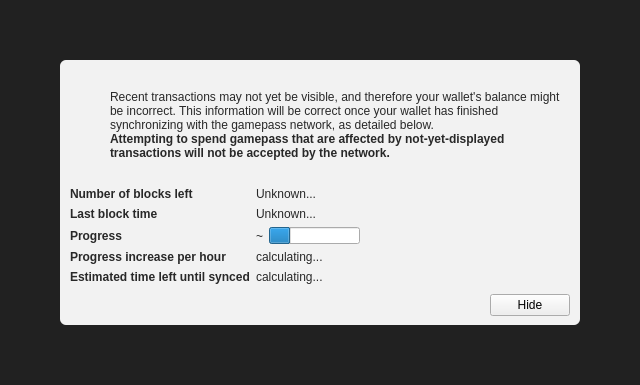
<?xml version="1.0" encoding="UTF-8"?>
<ui version="4.0">
 <class>ModalOverlay</class>
 <widget class="ModalOverlay" name="ModalOverlay">
  <property name="geometry">
   <rect>
    <x>0</x>
    <y>0</y>
    <width>640</width>
    <height>385</height>
   </rect>
  </property>
  <property name="windowTitle">
   <string>Form</string>
  </property>
  <layout class="QVBoxLayout" name="verticalLayout" stretch="0">
   <property name="sizeConstraint">
    <enum>QLayout::SetDefaultConstraint</enum>
   </property>
   <property name="leftMargin">
    <number>0</number>
   </property>
   <property name="topMargin">
    <number>0</number>
   </property>
   <property name="rightMargin">
    <number>0</number>
   </property>
   <property name="bottomMargin">
    <number>0</number>
   </property>
   <item>
    <widget class="QWidget" name="bgWidget" native="true">
     <property name="styleSheet">
      <string notr="true">#bgWidget { background: rgba(0,0,0,220); }</string>
     </property>
     <layout class="QVBoxLayout" name="verticalLayoutMain" stretch="1">
      <property name="leftMargin">
       <number>60</number>
      </property>
      <property name="topMargin">
       <number>60</number>
      </property>
      <property name="rightMargin">
       <number>60</number>
      </property>
      <property name="bottomMargin">
       <number>60</number>
      </property>
      <item>
       <widget class="QWidget" name="contentWidget" native="true">
        <property name="styleSheet">
         <string notr="true">#contentWidget { background: rgba(255,255,255,240); border-radius: 6px; }

QLabel { color: rgb(40,40,40);  }</string>
        </property>
        <layout class="QVBoxLayout" name="verticalLayoutSub" stretch="1,0,0,0">
         <property name="spacing">
          <number>0</number>
         </property>
         <property name="leftMargin">
          <number>10</number>
         </property>
         <property name="topMargin">
          <number>10</number>
         </property>
         <property name="rightMargin">
          <number>10</number>
         </property>
         <property name="bottomMargin">
          <number>10</number>
         </property>
         <item>
          <layout class="QHBoxLayout" name="horizontalLayoutIconText" stretch="0,1">
           <property name="topMargin">
            <number>20</number>
           </property>
           <item>
            <layout class="QVBoxLayout" name="verticalLayoutIcon">
             <property name="leftMargin">
              <number>0</number>
             </property>
             <item>
              <widget class="QPushButton" name="warningIcon">
               <property name="enabled">
                <bool>false</bool>
               </property>
               <property name="text">
                <string/>
               </property>
               <property name="icon">
                <iconset>
                 <normaloff>:/icons/warning</normaloff>
                 <disabledoff>:/icons/warning</disabledoff>:/icons/warning</iconset>
               </property>
               <property name="iconSize">
                <size>
                 <width>48</width>
                 <height>48</height>
                </size>
               </property>
               <property name="flat">
                <bool>true</bool>
               </property>
              </widget>
             </item>
             <item>
              <spacer name="verticalSpacerWarningIcon">
               <property name="orientation">
                <enum>Qt::Vertical</enum>
               </property>
               <property name="sizeHint" stdset="0">
                <size>
                 <width>20</width>
                 <height>40</height>
                </size>
               </property>
              </spacer>
             </item>
            </layout>
           </item>
           <item>
            <layout class="QVBoxLayout" name="verticalLayoutInfoText">
             <property name="leftMargin">
              <number>0</number>
             </property>
             <property name="topMargin">
              <number>0</number>
             </property>
             <item>
              <widget class="QLabel" name="infoText">
               <property name="text">
                <string>Recent transactions may not yet be visible, and therefore your wallet's balance might be incorrect. This information will be correct once your wallet has finished synchronizing with the gamepass network, as detailed below.</string>
               </property>
               <property name="textFormat">
                <enum>Qt::RichText</enum>
               </property>
               <property name="wordWrap">
                <bool>true</bool>
               </property>
              </widget>
             </item>
             <item>
              <widget class="QLabel" name="infoTextStrong">
               <property name="font">
                <font>
                 <weight>75</weight>
                 <bold>true</bold>
                </font>
               </property>
               <property name="text">
                <string>Attempting to spend gamepass that are affected by not-yet-displayed transactions will not be accepted by the network.</string>
               </property>
               <property name="textFormat">
                <enum>Qt::RichText</enum>
               </property>
               <property name="wordWrap">
                <bool>true</bool>
               </property>
              </widget>
             </item>
             <item>
              <spacer name="verticalSpacerInTextSpace">
               <property name="orientation">
                <enum>Qt::Vertical</enum>
               </property>
               <property name="sizeHint" stdset="0">
                <size>
                 <width>20</width>
                 <height>40</height>
                </size>
               </property>
              </spacer>
             </item>
            </layout>
           </item>
          </layout>
         </item>
         <item>
          <spacer name="verticalSpacerAfterText">
           <property name="orientation">
            <enum>Qt::Vertical</enum>
           </property>
           <property name="sizeHint" stdset="0">
            <size>
             <width>20</width>
             <height>40</height>
            </size>
           </property>
          </spacer>
         </item>
         <item>
          <layout class="QFormLayout" name="formLayout">
           <property name="fieldGrowthPolicy">
            <enum>QFormLayout::FieldsStayAtSizeHint</enum>
           </property>
           <property name="horizontalSpacing">
            <number>6</number>
           </property>
           <property name="verticalSpacing">
            <number>6</number>
           </property>
           <property name="topMargin">
            <number>10</number>
           </property>
           <item row="0" column="0">
            <widget class="QLabel" name="labelNumberOfBlocksLeft">
             <property name="font">
              <font>
               <weight>75</weight>
               <bold>true</bold>
              </font>
             </property>
             <property name="text">
              <string>Number of blocks left</string>
             </property>
            </widget>
           </item>
           <item row="0" column="1">
            <widget class="QLabel" name="numberOfBlocksLeft">
             <property name="text">
              <string>Unknown...</string>
             </property>
            </widget>
           </item>
           <item row="1" column="0">
            <widget class="QLabel" name="labelLastBlockTime">
             <property name="font">
              <font>
               <weight>75</weight>
               <bold>true</bold>
              </font>
             </property>
             <property name="text">
              <string>Last block time</string>
             </property>
            </widget>
           </item>
           <item row="1" column="1">
            <widget class="QLabel" name="newestBlockDate">
             <property name="sizePolicy">
              <sizepolicy hsizetype="Maximum" vsizetype="Preferred">
               <horstretch>0</horstretch>
               <verstretch>0</verstretch>
              </sizepolicy>
             </property>
             <property name="text">
              <string>Unknown...</string>
             </property>
            </widget>
           </item>
           <item row="2" column="0">
            <widget class="QLabel" name="labelSyncDone">
             <property name="font">
              <font>
               <weight>75</weight>
               <bold>true</bold>
              </font>
             </property>
             <property name="text">
              <string>Progress</string>
             </property>
            </widget>
           </item>
           <item row="2" column="1">
            <layout class="QHBoxLayout" name="horizontalLayoutSync" stretch="0,1">
             <item>
              <widget class="QLabel" name="percentageProgress">
               <property name="text">
                <string notr="true">~</string>
               </property>
              </widget>
             </item>
             <item>
              <widget class="QProgressBar" name="progressBar">
               <property name="value">
                <number>24</number>
               </property>
               <property name="format">
                <string/>
               </property>
              </widget>
             </item>
            </layout>
           </item>
           <item row="4" column="0">
            <widget class="QLabel" name="labelProgressIncrease">
             <property name="font">
              <font>
               <weight>75</weight>
               <bold>true</bold>
              </font>
             </property>
             <property name="text">
              <string>Progress increase per hour</string>
             </property>
            </widget>
           </item>
           <item row="4" column="1">
            <widget class="QLabel" name="progressIncreasePerH">
             <property name="text">
              <string>calculating...</string>
             </property>
            </widget>
           </item>
           <item row="5" column="0">
            <widget class="QLabel" name="labelEstimatedTimeLeft">
             <property name="font">
              <font>
               <weight>75</weight>
               <bold>true</bold>
              </font>
             </property>
             <property name="text">
              <string>Estimated time left until synced</string>
             </property>
            </widget>
           </item>
           <item row="5" column="1">
            <widget class="QLabel" name="expectedTimeLeft">
             <property name="text">
              <string>calculating...</string>
             </property>
            </widget>
           </item>
          </layout>
         </item>
         <item>
          <layout class="QHBoxLayout" name="horizontalLayoutButtons">
           <property name="leftMargin">
            <number>10</number>
           </property>
           <property name="topMargin">
            <number>10</number>
           </property>
           <item>
            <spacer name="horizontalSpacer">
             <property name="orientation">
              <enum>Qt::Horizontal</enum>
             </property>
             <property name="sizeHint" stdset="0">
              <size>
               <width>40</width>
               <height>20</height>
              </size>
             </property>
            </spacer>
           </item>
           <item>
            <widget class="QPushButton" name="closeButton">
             <property name="text">
              <string>Hide</string>
             </property>
            </widget>
           </item>
          </layout>
         </item>
        </layout>
       </widget>
      </item>
     </layout>
    </widget>
   </item>
  </layout>
 </widget>
 <customwidgets>
  <customwidget>
   <class>ModalOverlay</class>
   <extends>QWidget</extends>
   <header>modaloverlay.h</header>
   <container>1</container>
  </customwidget>
 </customwidgets>
 <resources/>
 <connections/>
</ui>
